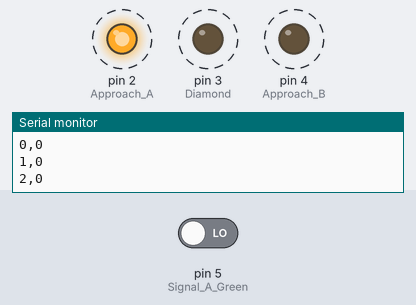
A sketch run on a simulated Arduino Uno, built with avr-gcc and run on an emulated ATmega328P. Parts: output pins drawn as LEDs (lit = HIGH), the last lines printed to the serial monitor. Dashed ring = blinking. The inputs (shaded band) are chosen by the test bench; at power-on: pin 5 (Signal_A_Green) LOW.

Above: at 4.3 s.
4.4 s: pin 5 (Signal_A_Green) driven HIGH
At 5.1 s:
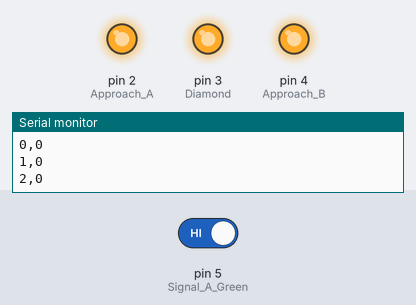
At 6.4 s:
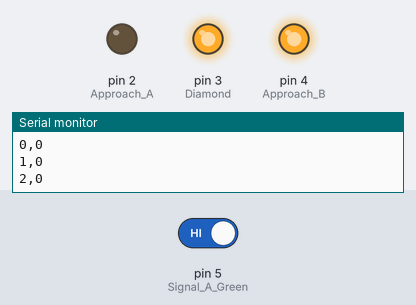
6.8 s: pin 5 (Signal_A_Green) driven LOW
At 7.17 s:
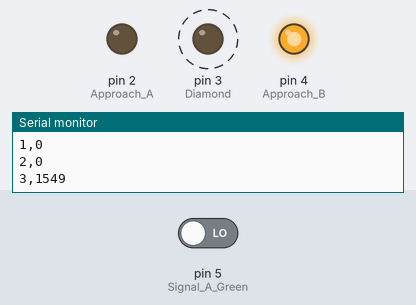
Timing chart, 0 to 16.3 s (numbered marks = the images above; inputs shaded):
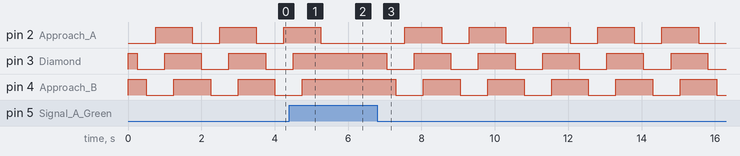

Measured:
- after the input at 4.4 s, pin 2 (Approach_A): goes on until 5.3 s, then stays LOW; pin 3 (Diamond): goes on until 4.5 s, then stays HIGH; pin 4 (Approach_B): goes on until 4.8 s, then stays HIGH
- after the input at 6.8 s, pin 2 (Approach_A): alternates HIGH for 1.0 s and LOW for 0.75 s, starting after 0.75 s; pin 3 (Diamond): alternates HIGH for 1.0 s and LOW for 0.75 s, starting after 0.25 s; pin 4 (Approach_B): alternates HIGH for 1.0 s and LOW for 0.75 s, starting after 0.50 s
- by itself, pin 2 (Approach_A), pin 3 (Diamond), pin 4 (Approach_B): alternates HIGH for 1.0 s and LOW for 0.75 s

The sketch:

iiab-delay-test.ino
```cpp
// (licence header left out)
// Command to log data:
// (stty raw; cat > delay04.log) < /dev/ttyUSB1

void setup() {
	digitalWrite(2, HIGH);
	digitalWrite(3, HIGH);
	digitalWrite(4, HIGH);
	pinMode(2, OUTPUT);  // Approach A
	pinMode(3, OUTPUT);  // Diamond
	pinMode(4, OUTPUT);  // Approach B
	pinMode(5, INPUT);   // Signal A Green (Common Anode)
	Serial.begin(115200);
	while(!Serial);
}

unsigned long timeA, timeB;

uint32_t i = 0;

void loop() {
	digitalWrite(2, LOW);  // Trigger approach
	timeA = millis();
	while(HIGH == digitalRead(5));  // Wait for green
	timeB = millis();
	Serial.print(i);
	Serial.print(',');
	Serial.print(timeB-timeA);
	Serial.print('\n');
	delay(250);
	digitalWrite(3, LOW);  // Clear out interlocking
	delay(250);
	digitalWrite(4, LOW);
	delay(250);
	digitalWrite(2, HIGH);
	delay(250);
	digitalWrite(3, HIGH);
	delay(250);
	digitalWrite(4, HIGH);
	delay(500);
	i++;
}
```
